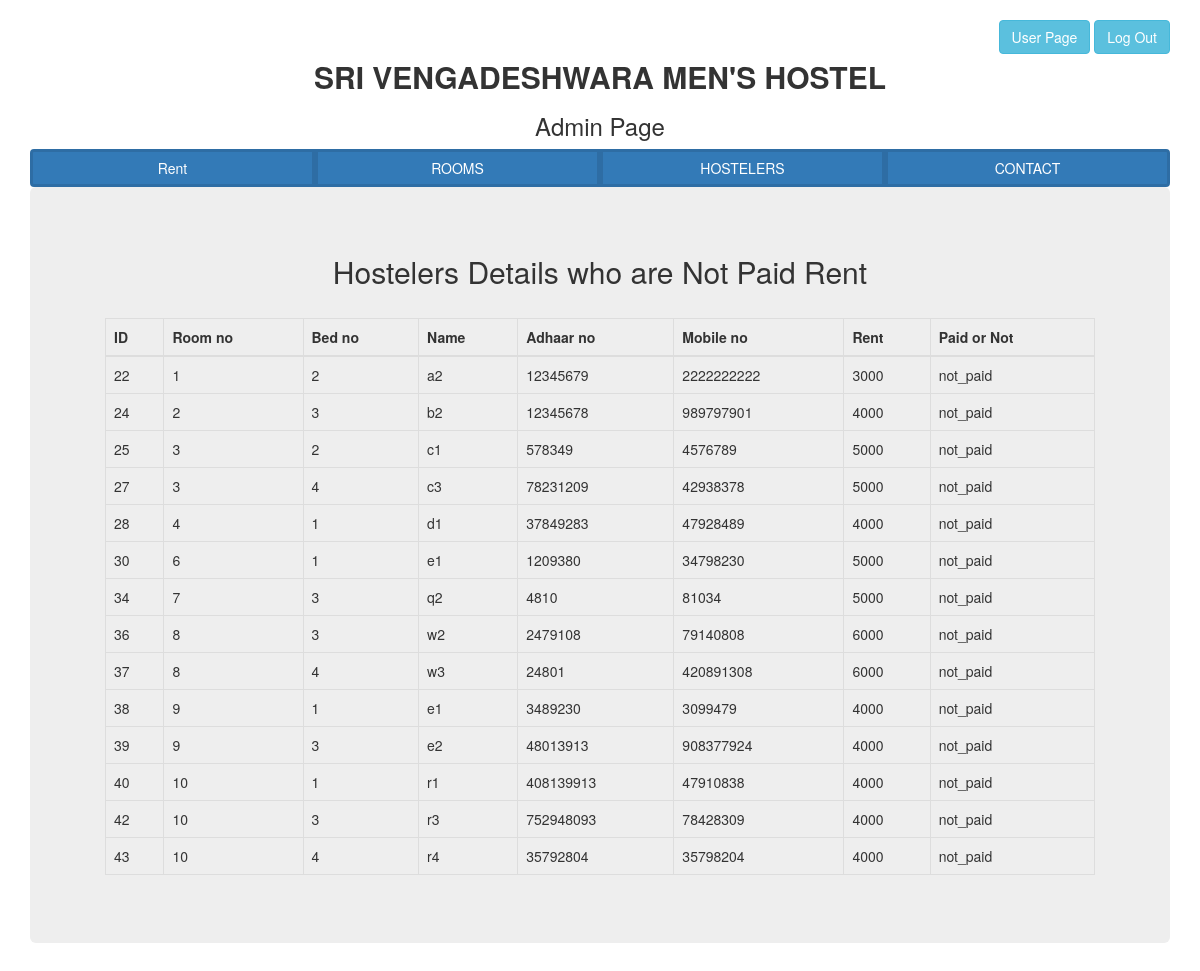
The app's page /rent_admin with its own data.
### tables this page shows
CREATE TABLE hostelers(id integer primary key autoincrement,room_no integer,bed_no integer,name text,adhaar_no number,mobile_no number,rent integer,paid_or_not text);

### myenv/app.py (the view)
@app.route("/rent_admin")
def rent_admin():
    cur.execute("select * from hostelers")
    details = cur.fetchall()
    return render_template ("rent_admin.html",details=details)

### myenv/templates/rent_admin.html (shortened to what this page needs)
<!DOCTYPE html>
<html lang="en">
<head>
</head>
<body>
    {% extends 'base_admin.html' %}
    {% block content %}
    <div class="col-sm-13">
        <div style="text-align: center;">
            <h2>Hostelers Details who are Not Paid Rent</h2>
        </div><br>
             <div class="container">
                <table class="table table-bordered">
                    <thead>
                        <tr>
                        <th>ID</th>
                        <th>Room no</th>
                        <th>Bed no</th>
                        <th>Name</th>
                        <th>Adhaar no</th>
                        <th>Mobile no</th>
                        <th>Rent</th>
                        <th>Paid or Not</th>
                        </tr>
                    </thead>
                    <tbody>
                        <form>
                            {% for detail in details %}
                                {% if detail[7]=="not_paid" %}
                                    <tr>
                                        <td>{{detail[0]}}</td>
                                        <td>{{detail[1]}}</td>
                                        <td>{{detail[2]}}</td>
                                        <td>{{detail[3]}}</td>
                                        <td>{{detail[4]}}</td>
                                        <td>{{detail[5]}}</td>
                                        <td>{{detail[6]}}</td>
                                        <td>{{detail[7]}}</td>
                                    </tr>
                                {% endif %}
                            {% endfor %}
                        </form>
                    </tbody>
                </table>
            </div>
        </div>
    </div>
    {% endblock %}

### records on screen
hostelers: id "22", room_no "1", bed_no "2", name "a2", adhaar_no "12345679", mobile_no "2222222222", rent "3000", paid_or_not "not_paid"
hostelers: id "24", room_no "2", bed_no "3", name "b2", adhaar_no "12345678", mobile_no "989797901", rent "4000", paid_or_not "not_paid"
hostelers: id "25", room_no "3", bed_no "2", name "c1", adhaar_no "578349", mobile_no "4576789", rent "5000", paid_or_not "not_paid"
hostelers: id "27", room_no "3", bed_no "4", name "c3", adhaar_no "78231209", mobile_no "42938378", rent "5000", paid_or_not "not_paid"
hostelers: id "28", room_no "4", bed_no "1", name "d1", adhaar_no "37849283", mobile_no "47928489", rent "4000", paid_or_not "not_paid"
hostelers: id "30", room_no "6", bed_no "1", name "e1", adhaar_no "1209380", mobile_no "34798230", rent "5000", paid_or_not "not_paid"
hostelers: id "34", room_no "7", bed_no "3", name "q2", adhaar_no "4810", mobile_no "81034", rent "5000", paid_or_not "not_paid"
hostelers: id "36", room_no "8", bed_no "3", name "w2", adhaar_no "2479108", mobile_no "79140808", rent "6000", paid_or_not "not_paid"
hostelers: id "37", room_no "8", bed_no "4", name "w3", adhaar_no "24801", mobile_no "420891308", rent "6000", paid_or_not "not_paid"
hostelers: id "38", room_no "9", bed_no "1", name "e1", adhaar_no "3489230", mobile_no "3099479", rent "4000", paid_or_not "not_paid"
hostelers: id "39", room_no "9", bed_no "3", name "e2", adhaar_no "48013913", mobile_no "908377924", rent "4000", paid_or_not "not_paid"
hostelers: id "40", room_no "10", bed_no "1", name "r1", adhaar_no "408139913", mobile_no "47910838", rent "4000", paid_or_not "not_paid"
hostelers: id "42", room_no "10", bed_no "3", name "r3", adhaar_no "752948093", mobile_no "78428309", rent "4000", paid_or_not "not_paid"
hostelers: id "43", room_no "10", bed_no "4", name "r4", adhaar_no "35792804", mobile_no "35798204", rent "4000", paid_or_not "not_paid"
